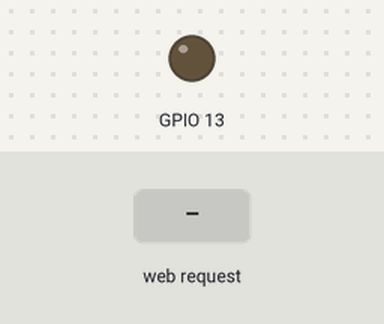
Recording of a sketch running on a simulated ESP8266 (NodeMCU). On the bench: output pins drawn as LEDs (lit = HIGH). The inputs (shaded band) are chosen by the test bench. WiFi joins after 1.5 s; servers stay silent unless stated; what the sketch prints to the serial monitor is not drawn.

Above: at 2.7 s.
2.8 s: HTTP request GET /off received
At 3.2 s:
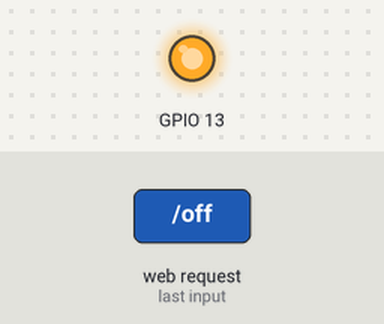
4.3 s: HTTP request GET /on received
At 5.6 s:
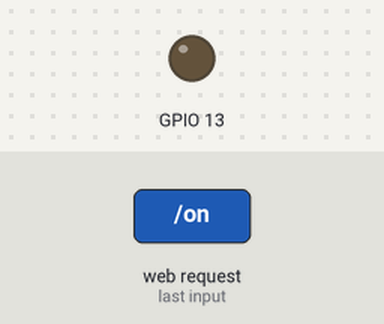
Timing chart, 0 to 7.3 s (numbered marks = the images above; inputs shaded):
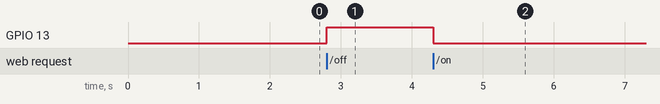

The sketch:

LampServer.ino
```cpp
#include <ESP8266WiFi.h>
#include <WiFiClient.h>
#include <ESP8266WebServer.h>
#include <ESP8266mDNS.h>

const char* ssid = "Bischoff";
const char* password = "DF2A3F42993C";

ESP8266WebServer server(80);

void turnOn() {
  server.send(200, "text/plain", "the led should turn on");
  digitalWrite(13, LOW);
}
void turnOff() {
  server.send(200, "text/plain", "the led should turn off");
  digitalWrite(13, HIGH);
}

void handleNotFound() {
  String message = "File Not Found\n\n";
  message += "URI: ";
  message += server.uri();
  message += "\nMethod: ";
  message += (server.method() == HTTP_GET) ? "GET" : "POST";
  message += "\nArguments: ";
  message += server.args();
  message += "\n";
  for (uint8_t i = 0; i < server.args(); i++) {
    message += " " + server.argName(i) + ": " + server.arg(i) + "\n";
  }
  server.send(404, "text/plain", message);
}

void setup(void) {
  pinMode(13, OUTPUT);

  Serial.begin(115200);
  WiFi.mode(WIFI_STA);
  WiFi.begin(ssid, password);
  Serial.println("");

  while (WiFi.status() != WL_CONNECTED) {
    delay(500);
    Serial.print(".");
  }
  Serial.println("");
  Serial.print("Connected to ");
  Serial.println(ssid);
  Serial.print("IP address: ");
  Serial.println(WiFi.localIP());

  if (MDNS.begin("esp8266")) {
    Serial.println("MDNS responder started");
  }

  server.on("/on", turnOn);
  server.on("/off", turnOff);

  server.on("/", []() {
    server.send(200, "text/plain", "/on (turn led on)\n/off (turn led off)");
  });

  server.onNotFound(handleNotFound);

  server.begin();
  Serial.println("HTTP server started");
}

void loop(void) {
  server.handleClient();
  MDNS.update();
}
```

Measured:
- after the input at 2.8 s, GPIO 13: LOW → HIGH at once
- after the input at 4.3 s, GPIO 13: HIGH → LOW at once
